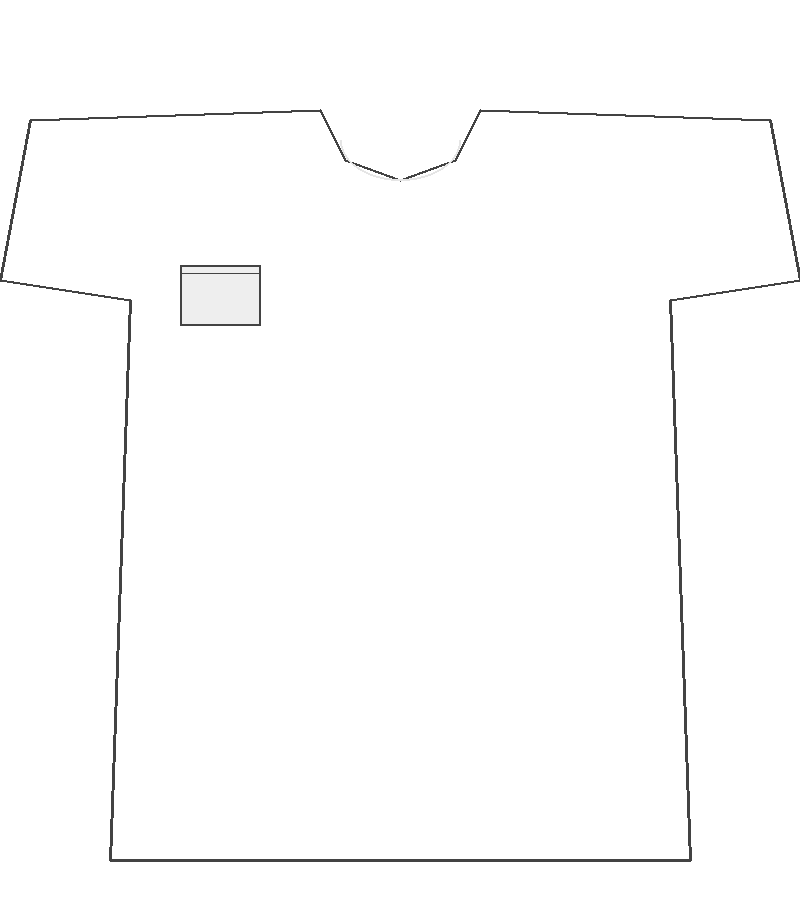
#> input picture zyro/assets/shirts/shirt_01.png, 800 x 900 px
$ python debug_shirt_overlay.py
#> lines starting #> are read from the running program, lines starting #| are printed output that depends on the picture
#> further down, shirt is the input picture: PIL image 800x900 RGBA; mean R, G, B, A 157.1, 157.1, 157.1, 140.9
#| Shirt asset: (800, 900) RGBA
### zyro/src/modules/overlay.py
"""
overlay.py — Affine-transform and alpha-blend overlay engine.

Contract: apply_overlay() accepts the same signature throughout the codebase.
Never break this interface.
"""
from __future__ import annotations

import math
from typing import Optional, Tuple

import cv2
import numpy as np
from PIL import Image

import sys
import os
sys.path.insert(0, os.path.join(os.path.dirname(__file__), "..", ".."))
import config


# ---------------------------------------------------------------------------
# Internal resize cache  (keyed by asset id + target_w)
# ---------------------------------------------------------------------------
_resize_cache: dict = {}  # { (id(asset), target_w): PIL.Image }
_last_target_w: dict = {}  # { id(asset): int }


def _get_resized_asset(asset: Image.Image, target_w: int) -> Image.Image:
    """
    Return a resize-cached copy of the asset at the requested width.

    Only re-resizes when target_w changes by more than ASSET_RESIZE_THRESHOLD_PX.

    Args:
        asset:    Source RGBA PIL Image.
        target_w: Desired width in pixels.

    Returns:
        Resized RGBA PIL Image.
    """
#> called with target_w = 1456
    key = id(asset)
#> key = 139683601442640
    last_w = _last_target_w.get(key, -9999)
#> last_w = -9999

    # Skip re-resize if width difference is within threshold
    if abs(target_w - last_w) <= config.ASSET_RESIZE_THRESHOLD_PX and key in _resize_cache:
        return _resize_cache[key]

    asset_w, asset_h = asset.size
    # Preserve aspect ratio
    target_h = max(1, int(asset_h * (target_w / asset_w)))
    resized = asset.resize((target_w, target_h), Image.LANCZOS)
    _resize_cache[key] = resized
    _last_target_w[key] = target_w
    return resized


def apply_overlay(
    frame: np.ndarray,
    asset: Image.Image,
    left_anchor: Tuple[int, int],
    right_anchor: Tuple[int, int],
    y_offset_ratio: float,
    scale_mult: float,
) -> np.ndarray:
    """
    Composite a PNG asset onto a BGR frame, aligned between two anchor points.

    Args:
        frame:          BGR numpy array (rendered at full resolution).
        asset:          RGBA PIL Image to overlay.
        left_anchor:    Left reference point (x, y) in frame pixel coordinates.
        right_anchor:   Right reference point (x, y) in frame pixel coordinates.
        y_offset_ratio: Vertical offset as a fraction of the anchor span.
        scale_mult:     Width of asset relative to anchor span.

    Returns:
        BGR numpy array with the asset composited in.
    """
    x1, y1 = left_anchor
    x2, y2 = right_anchor

    # 1. Anchor midpoint
    center_x = (x1 + x2) / 2.0
    center_y = (y1 + y2) / 2.0

    # 2. Euclidean span between anchors (determines scale)
    span = math.sqrt((x2 - x1) ** 2 + (y2 - y1) ** 2)
    if span < 1.0:
        return frame  # Degenerate case: anchors coincide

    # 3. Rotation angle from horizontal (degrees, positive = clockwise)
    angle = math.degrees(math.atan2(y2 - y1, x2 - x1))

    # 4 & 5. Target dimensions (preserve aspect ratio)
    target_w = max(1, int(span * scale_mult))

    # 6. Resize with caching
    asset_resized = _get_resized_asset(asset, target_w)

    # 7. Rotate (expand=True prevents clipping during tilt)
    asset_rotated = asset_resized.rotate(-angle, expand=True, resample=Image.BICUBIC)

    # 8. Apply vertical offset below anchor midpoint
    center_y += span * y_offset_ratio

    # 9. Top-left paste position
    paste_x = int(center_x - asset_rotated.width / 2)
    paste_y = int(center_y - asset_rotated.height / 2)

    # 10. Convert frame to RGBA PIL for compositing
    frame_pil = Image.fromarray(cv2.cvtColor(frame, cv2.COLOR_BGR2RGBA))
#> frame: shape (720, 1280, 3); every value is 0

    # Clamp to visible area
    paste_x, paste_y, asset_rotated = _clamp_to_frame(
        paste_x, paste_y, asset_rotated, frame.shape[1], frame.shape[0]
    )

    if asset_rotated is None:
        return frame  # Completely off-screen

    # 11. Alpha-blend using asset alpha channel as mask
    frame_pil.paste(asset_rotated, (paste_x, paste_y), mask=asset_rotated)

    # 12. Convert back to BGR numpy array
    result = cv2.cvtColor(np.array(frame_pil), cv2.COLOR_RGBA2BGR)
    return result


def _clamp_to_frame(
    paste_x: int,
    paste_y: int,
    asset: Image.Image,
    frame_w: int,
    frame_h: int,
) -> Tuple[int, int, Optional[Image.Image]]:
    """
    Clamp paste coordinates and crop asset to stay within frame boundaries.

    Args:
        paste_x:  Desired top-left x.
        paste_y:  Desired top-left y.
        asset:    RGBA PIL Image to potentially crop.
        frame_w:  Frame width in pixels.
        frame_h:  Frame height in pixels.

    Returns:
        (clamped_x, clamped_y, cropped_asset) or (0, 0, None) if fully off-screen.
    """
#> called with paste_x = -88, paste_y = 105, frame_w = 1280, frame_h = 720
    a_w, a_h = asset.size

    # Compute crop region within asset that falls inside the frame
    src_x1 = max(0, -paste_x)
    src_y1 = max(0, -paste_y)
    src_x2 = a_w - max(0, paste_x + a_w - frame_w)
    src_y2 = a_h - max(0, paste_y + a_h - frame_h)

    if src_x2 <= src_x1 or src_y2 <= src_y1:
        return 0, 0, None  # Completely off-screen

    cropped = asset.crop((src_x1, src_y1, src_x2, src_y2))
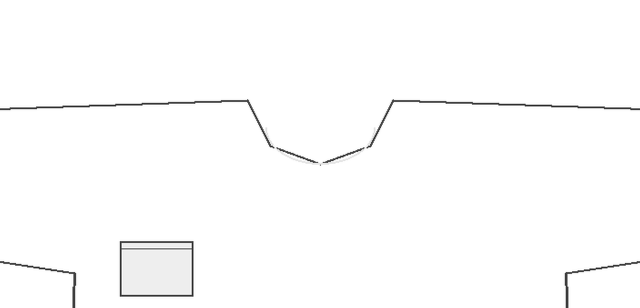
#> cropped: PIL image 1280x615 RGBA (shown at 1/2 size); mean R, G, B, A 151.5, 151.5, 151.5, 135.7; transparent parts drawn white
    final_x = max(0, paste_x)
    final_y = max(0, paste_y)
    return final_x, final_y, cropped


# [26 lines left out: function draw_debug_anchors, not called in this run]

### zyro/config.py
"""
config.py — ALL constants for Zyro AR, loaded from environment / .env file.

No hardcoded values anywhere else in the codebase.
Types are validated at import time; invalid values raise ConfigurationError.
"""
from __future__ import annotations

import logging
import os
from pathlib import Path
from typing import Dict, Any

import cv2
from dotenv import load_dotenv

# ---------------------------------------------------------------------------
# Load .env (must be before any os.getenv calls)
# ---------------------------------------------------------------------------
_ENV_FILE = Path(__file__).parent / ".env"
load_dotenv(dotenv_path=_ENV_FILE, override=False)

logger = logging.getLogger(__name__)

# ---------------------------------------------------------------------------
# Helpers
# ---------------------------------------------------------------------------

def _get_int(key: str, default: int) -> int:
    """Read env var as int.  Raises ConfigurationError on bad type."""
    from src.exceptions import ConfigurationError
    val = os.getenv(key)
    if val is None:
        logger.debug("Config: %s not set, using default %s", key, default)
        return default
    try:
        return int(val)
    except ValueError as exc:
        raise ConfigurationError(
            f"Config error: {key}={val!r} is not a valid integer."
        ) from exc


def _get_float(key: str, default: float) -> float:
    """Read env var as float.  Raises ConfigurationError on bad type."""
    from src.exceptions import ConfigurationError
    val = os.getenv(key)
    if val is None:
        logger.debug("Config: %s not set, using default %s", key, default)
        return default
    try:
        return float(val)
    except ValueError as exc:
        raise ConfigurationError(
            f"Config error: {key}={val!r} is not a valid float."
        ) from exc


def _get_bool(key: str, default: bool) -> bool:
    """Read env var as bool (true/1/yes → True; false/0/no → False)."""
    from src.exceptions import ConfigurationError
    val = os.getenv(key)
    if val is None:
        logger.debug("Config: %s not set, using default %s", key, default)
        return default
    if val.lower() in ("true", "1", "yes"):
        return True
    if val.lower() in ("false", "0", "no"):
        return False
    raise ConfigurationError(
        f"Config error: {key}={val!r} is not a valid boolean."
    )


# ---------------------------------------------------------------------------
# Camera
# ---------------------------------------------------------------------------
CAMERA_INDEX: int = _get_int("CAMERA_INDEX", 0)
FRAME_WIDTH: int = _get_int("FRAME_WIDTH", 1280)
FRAME_HEIGHT: int = _get_int("FRAME_HEIGHT", 720)
TARGET_FPS: int = _get_int("TARGET_FPS", 30)

# Resolution used for MediaPipe detection (smaller = faster inference)
# On CPU-only machines, use 320x240 for acceptable speed
DETECT_WIDTH: int = _get_int("DETECT_WIDTH", 320)
DETECT_HEIGHT: int = _get_int("DETECT_HEIGHT", 240)

# ---------------------------------------------------------------------------
# MediaPipe confidence thresholds
# ---------------------------------------------------------------------------
FACE_DETECTION_CONFIDENCE: float = _get_float("FACE_DETECTION_CONFIDENCE", 0.6)
FACE_TRACKING_CONFIDENCE: float = 0.5
POSE_DETECTION_CONFIDENCE: float = _get_float("POSE_DETECTION_CONFIDENCE", 0.6)
POSE_TRACKING_CONFIDENCE: float = 0.5

# 0=lite, 1=full, 2=heavy
POSE_MODEL_COMPLEXITY: int = _get_int("MODEL_COMPLEXITY", 1)

# ---------------------------------------------------------------------------
# Smoothing
# ---------------------------------------------------------------------------
EMA_ALPHA: float = _get_float("EMA_ALPHA", 0.35)
FREEZE_DURATION_S: float = 0.3

# ---------------------------------------------------------------------------
# Landmark indices
# ---------------------------------------------------------------------------
# FaceMesh
GLASSES_ANCHOR_LEFT_IDX: int = 33    # Left eye outer corner
GLASSES_ANCHOR_RIGHT_IDX: int = 263  # Right eye outer corner

# BlazePose
SHIRT_ANCHOR_LEFT_IDX: int = 11      # Left shoulder
SHIRT_ANCHOR_RIGHT_IDX: int = 12     # Right shoulder

# ---------------------------------------------------------------------------
# Overlay multipliers
# ---------------------------------------------------------------------------
GLASSES_Y_OFFSET_RATIO: float = 0.05
GLASSES_SCALE_MULTIPLIER: float = 1.2

SHIRT_Y_OFFSET_RATIO: float = 1.2   # Pushes shirt down so neckline aligns with shoulders
SHIRT_SCALE_MULTIPLIER: float = 2.8

# Minimum landmark visibility to render overlay
LANDMARK_VISIBILITY_THRESHOLD: float = 0.5

# Freeze window for shirt fade when shoulder landmarks drop below threshold
SHIRT_FREEZE_DURATION_S: float = 0.5

# Phase 5 — Performance tuning
POSE_DETECTION_INTERVAL: int = 2
# FRAME_BUDGET_MS: max ms per frame before skipping inference
# Default 200ms = safe for CPU-only machines (~5 FPS baseline)
# Set lower (e.g. 66) on GPU machines for 15+ FPS
FRAME_BUDGET_S: float = _get_int("FRAME_BUDGET_MS", 200) / 1000.0

# Minimum change in span (px) before re-resizing asset
ASSET_RESIZE_THRESHOLD_PX: int = 3

# ---------------------------------------------------------------------------
# UI / HUD
# ---------------------------------------------------------------------------
HUD_FONT = cv2.FONT_HERSHEY_SIMPLEX
HUD_FONT_SCALE: float = 0.65
HUD_COLOR_PRIMARY: tuple = (255, 255, 255)
HUD_COLOR_SHADOW: tuple = (0, 0, 0)
HUD_FPS_POSITION: tuple = (20, 40)

# ---------------------------------------------------------------------------
# Debug / Dev
# ---------------------------------------------------------------------------
DEBUG_MODE: bool = _get_bool("DEBUG_MODE", False)
FPS_HISTORY_LEN: int = 30
FPS_WARNING_THRESHOLD: int = _get_int("FPS_WARNING_THRESHOLD", 10)
LOG_LEVEL: str = os.getenv("LOG_LEVEL", "INFO").upper()

# ---------------------------------------------------------------------------
# Asset paths (relative to zyro/ root)
# ---------------------------------------------------------------------------
ASSETS_DIR: str = "assets"
GLASSES_DIR: str = "assets/glasses"
ACCESSORIES_DIR: str = "assets/accessories"
SHIRTS_DIR: str = "assets/shirts"

# ---------------------------------------------------------------------------
# Model paths — resolved absolutely so detector.py works from any CWD
# ---------------------------------------------------------------------------
PROJECT_ROOT: Path = Path(__file__).parent          # zyro/ directory
MODELS_DIR: Path = PROJECT_ROOT / "models"

# String paths (relative to PROJECT_ROOT) used by _resolve_model_path()
FACE_LANDMARKER_MODEL: str = "models/face_landmarker.task"
POSE_LANDMARKER_MODEL: str = "models/pose_landmarker_lite.task"

# Absolute Path objects — use these for existence checks and logging
FACE_MODEL_PATH: Path = MODELS_DIR / "face_landmarker.task"
POSE_MODEL_PATH: Path = MODELS_DIR / "pose_landmarker_lite.task"


# ---------------------------------------------------------------------------
# Startup summary
# ---------------------------------------------------------------------------
# [13 lines left out: function config_summary, not called in this run]

### zyro/tests/debug_shirt_overlay.py
"""
debug_shirt_overlay.py — Standalone visual test for shirt overlay alignment.

Run from zyro/ directory:
    python tests/debug_shirt_overlay.py

Opens shirt_01.png, places synthetic shoulder anchors, applies overlay,
saves result as tests/debug_shirt_output.png.
"""
from __future__ import annotations

import os
import sys

sys.path.insert(0, os.path.dirname(os.path.dirname(os.path.abspath(__file__))))

import numpy as np
from PIL import Image

import config
from src.modules.overlay import apply_overlay

# ---- Load shirt asset ----
shirt_path = os.path.join(
    os.path.dirname(os.path.abspath(__file__)),
    "..", "assets", "shirts", "shirt_01.png"
)
shirt = Image.open(shirt_path).convert("RGBA")
print(f"Shirt asset: {shirt.size} {shirt.mode}")

# ---- Synthetic 1280x720 black frame ----
frame = np.zeros((720, 1280, 3), dtype=np.uint8)

# ---- Fake shoulder anchors (MediaPipe BlazePose landmark 11/12 positions) ----
left_anchor  = (380, 300)   # left shoulder  (px)
right_anchor = (900, 300)   # right shoulder (px)

span = ((right_anchor[0] - left_anchor[0]) ** 2 + (right_anchor[1] - left_anchor[1]) ** 2) ** 0.5
target_w = int(span * config.SHIRT_SCALE_MULTIPLIER)
print(f"Anchor span: {span:.1f} px")
print(f"Target asset width: {target_w} px")
print(f"Y offset ratio: {config.SHIRT_Y_OFFSET_RATIO}")
print(f"Paste center X: {(left_anchor[0] + right_anchor[0]) // 2}")
print(f"Paste center Y: {(left_anchor[1] + right_anchor[1]) // 2 + int(span * config.SHIRT_Y_OFFSET_RATIO)}")

result = apply_overlay(
    frame, shirt,
    left_anchor, right_anchor,
    config.SHIRT_Y_OFFSET_RATIO,
    config.SHIRT_SCALE_MULTIPLIER,
)
#> in apply_overlay, `paste_x, paste_y, asset_rotated = _clamp_to_frame( paste_x, paste_y, a..`: paste_x = 0
#> in apply_overlay, `frame_pil.paste(asset_rotated, (paste_x, paste_y), mask=asset_rotated)`:
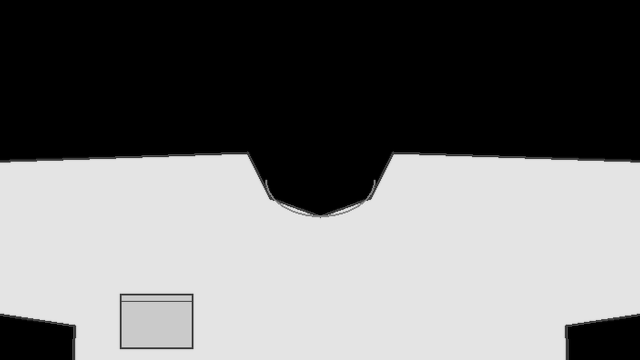
#> frame_pil: PIL image 1280x720 RGBA (shown at 1/2 size); mean R, G, B, A 113.7, 113.7, 113.7, 241.3; transparent parts drawn white

# Draw anchor dots for reference
import cv2
cv2.circle(result, left_anchor,  8, (0, 0, 255), -1)
#> result: shape (720, 1280, 3); mean R, G, B 113.7, 113.7, 113.7
cv2.circle(result, right_anchor, 8, (0, 0, 255), -1)
#> result: shape (720, 1280, 3); mean R, G, B 113.7, 113.7, 113.8
cv2.line(result, left_anchor, right_anchor, (0, 0, 255), 2)
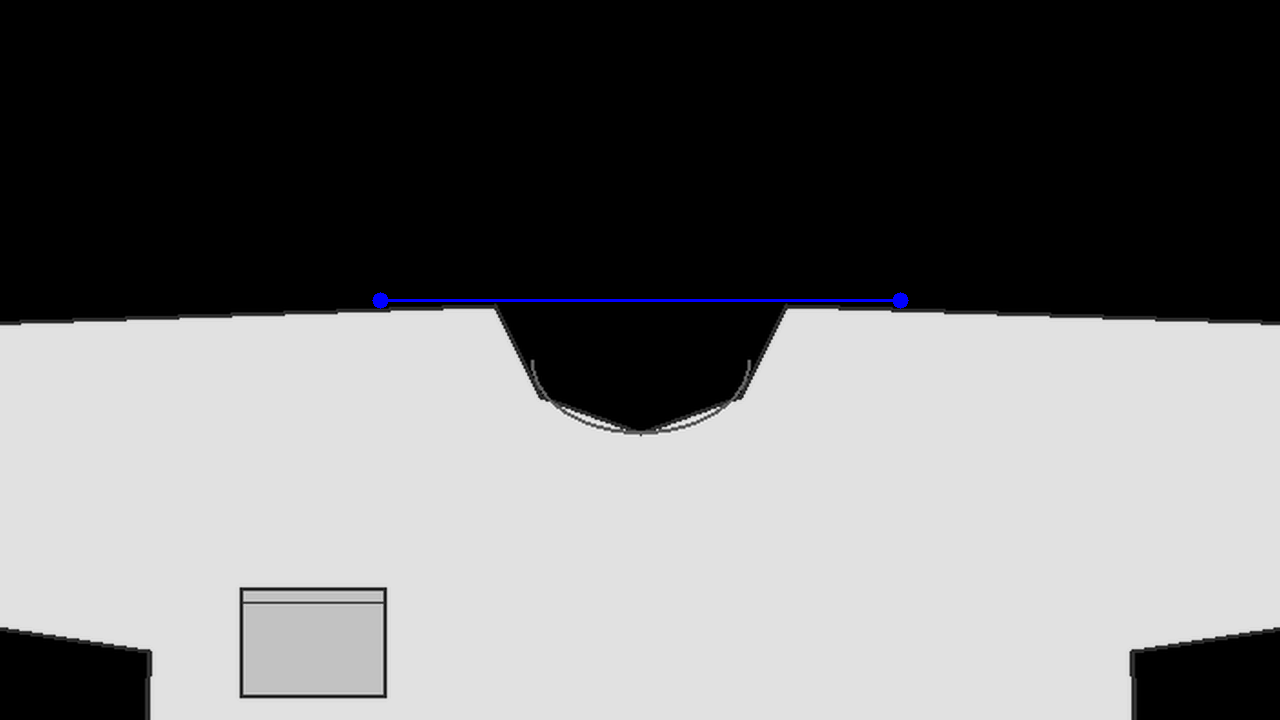
#> result: shape (720, 1280, 3); mean R, G, B 113.7, 113.7, 114.2

out_path = os.path.join(os.path.dirname(os.path.abspath(__file__)), "debug_shirt_output.png")
cv2.imwrite(out_path, result)
print(f"\nResult saved to: {out_path}")
print("Open debug_shirt_output.png to verify shirt alignment.")

$ run again, with zyro/assets/shirts/shirt_02.png copied over zyro/assets/shirts/shirt_01.png
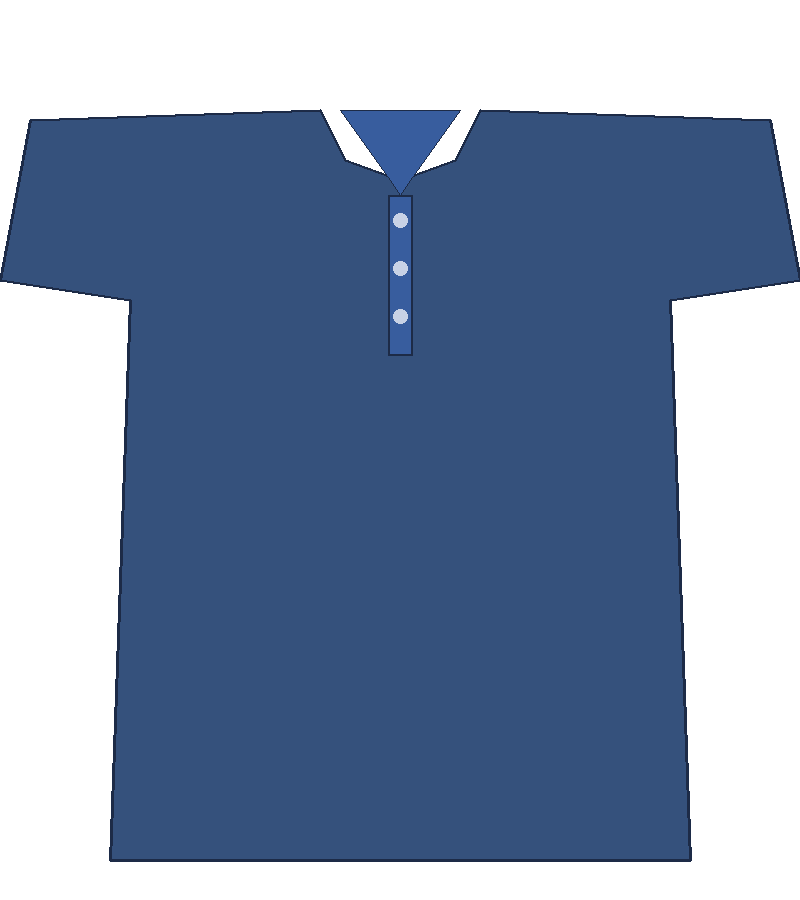
#> input picture zyro/assets/shirts/shirt_02.png, 800 x 900 px
#> shirt is the input picture: PIL image 800x900 RGBA; mean R, G, B, A 17.2, 36.7, 67.7, 142.8
#| Shirt asset: (800, 900) RGBA
#> key = 139683953309968
#> last_w = -9999
#> frame: shape (720, 1280, 3); every value is 0
#> in _clamp_to_frame, `cropped = asset.crop((src_x1, src_y1, src_x2, src_y2))`:
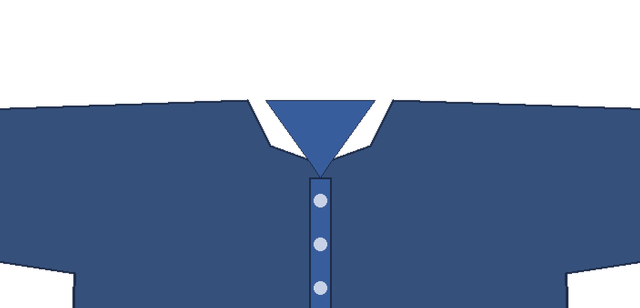
#> cropped: PIL image 1280x615 RGBA (shown at 1/2 size); mean R, G, B, A 17.5, 36.5, 67.6, 141.2; transparent parts drawn white
#> in apply_overlay, `paste_x, paste_y, asset_rotated = _clamp_to_frame( paste_x, paste_y, a..`: paste_x = 0
#> `cv2.line(result, left_anchor, right_anchor, (0, 0, 255), 2)`:
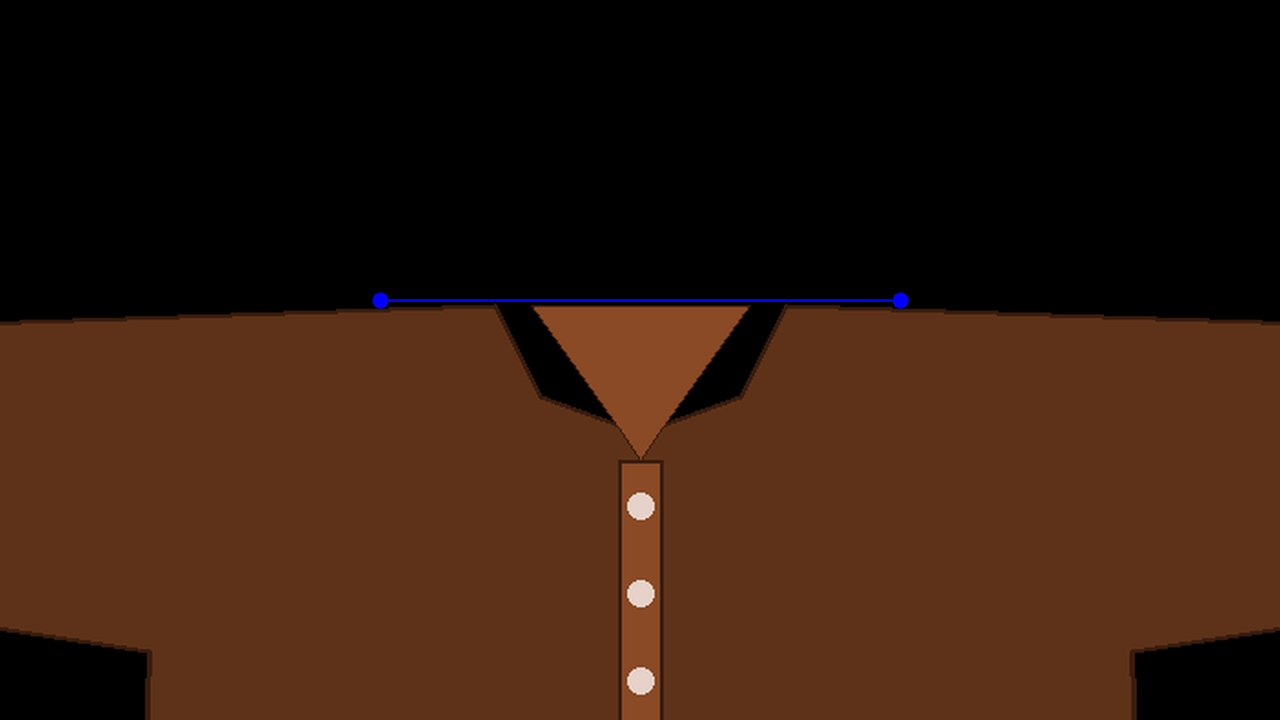
#> result: shape (720, 1280, 3); mean R, G, B 51.2, 27.4, 13.9
